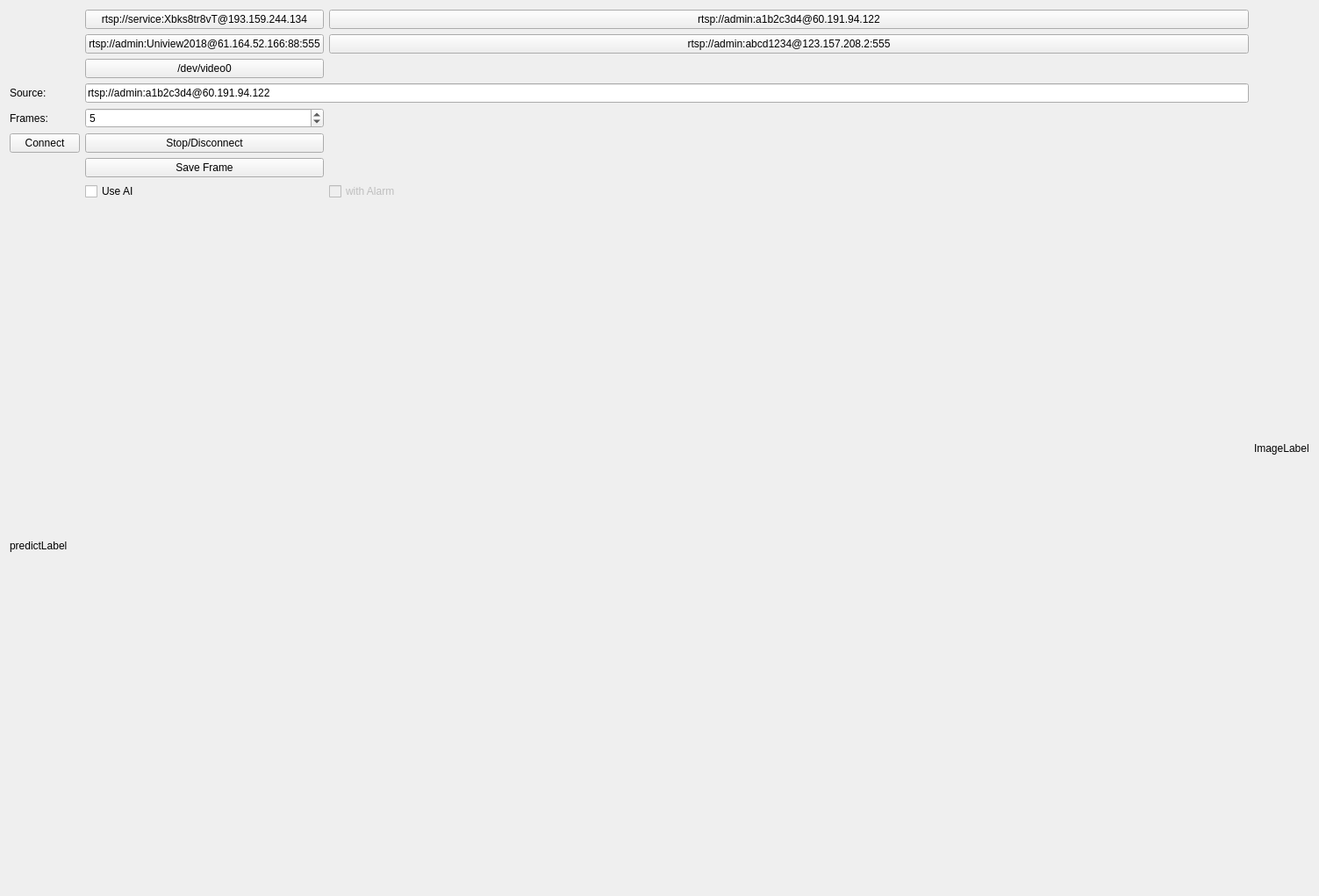
<?xml version="1.0" encoding="UTF-8"?>
<ui version="4.0">
 <class>VideoStream</class>
 <widget class="QWidget" name="VideoStream">
  <property name="geometry">
   <rect>
    <x>0</x>
    <y>0</y>
    <width>1503</width>
    <height>1021</height>
   </rect>
  </property>
  <property name="windowTitle">
   <string>Form</string>
  </property>
  <layout class="QGridLayout" name="gridLayout_4">
   <item row="0" column="2">
    <widget class="QLabel" name="imageLabel">
     <property name="text">
      <string>ImageLabel</string>
     </property>
    </widget>
   </item>
   <item row="0" column="1">
    <layout class="QGridLayout" name="gridLayout">
     <item row="0" column="0">
      <layout class="QGridLayout" name="gridLayout_2">
       <item row="0" column="1">
        <widget class="QPushButton" name="pushButton">
         <property name="text">
          <string>rtsp://service:Xbks8tr8vT@193.159.244.134</string>
         </property>
        </widget>
       </item>
       <item row="2" column="1">
        <widget class="QPushButton" name="pushButton_5">
         <property name="text">
          <string>/dev/video0</string>
         </property>
        </widget>
       </item>
       <item row="11" column="0" colspan="3">
        <widget class="QLabel" name="predictLabel">
         <property name="text">
          <string>predictLabel</string>
         </property>
        </widget>
       </item>
       <item row="7" column="1">
        <widget class="QPushButton" name="stopButton">
         <property name="text">
          <string>Stop/Disconnect</string>
         </property>
        </widget>
       </item>
       <item row="1" column="2">
        <widget class="QPushButton" name="pushButton_4">
         <property name="text">
          <string>rtsp://admin:abcd1234@123.157.208.2:555</string>
         </property>
        </widget>
       </item>
       <item row="1" column="1">
        <widget class="QPushButton" name="pushButton_3">
         <property name="text">
          <string>rtsp://admin:Uniview2018@61.164.52.166:88:555</string>
         </property>
        </widget>
       </item>
       <item row="4" column="2">
        <spacer name="horizontalSpacer">
         <property name="orientation">
          <enum>Qt::Horizontal</enum>
         </property>
         <property name="sizeHint" stdset="0">
          <size>
           <width>40</width>
           <height>20</height>
          </size>
         </property>
        </spacer>
       </item>
       <item row="7" column="0">
        <widget class="QPushButton" name="connectButton">
         <property name="text">
          <string>Connect</string>
         </property>
        </widget>
       </item>
       <item row="0" column="2">
        <widget class="QPushButton" name="pushButton_2">
         <property name="text">
          <string>rtsp://admin:a1b2c3d4@60.191.94.122</string>
         </property>
        </widget>
       </item>
       <item row="4" column="0">
        <widget class="QLabel" name="label_2">
         <property name="text">
          <string>Frames:</string>
         </property>
        </widget>
       </item>
       <item row="3" column="1" colspan="2">
        <widget class="QLineEdit" name="sourceLineEdit">
         <property name="text">
          <string>rtsp://admin:a1b2c3d4@60.191.94.122</string>
         </property>
        </widget>
       </item>
       <item row="8" column="1">
        <widget class="QPushButton" name="saveButton">
         <property name="text">
          <string>Save Frame</string>
         </property>
        </widget>
       </item>
       <item row="4" column="1">
        <widget class="QSpinBox" name="fpsSpinBox">
         <property name="minimum">
          <number>1</number>
         </property>
         <property name="maximum">
          <number>80</number>
         </property>
         <property name="value">
          <number>5</number>
         </property>
        </widget>
       </item>
       <item row="3" column="0">
        <widget class="QLabel" name="label">
         <property name="text">
          <string>Source:</string>
         </property>
        </widget>
       </item>
       <item row="10" column="1">
        <widget class="QCheckBox" name="aiCheckBox">
         <property name="text">
          <string>Use AI</string>
         </property>
        </widget>
       </item>
       <item row="10" column="2">
        <widget class="QCheckBox" name="alarmCheckBox">
         <property name="enabled">
          <bool>false</bool>
         </property>
         <property name="text">
          <string>with Alarm</string>
         </property>
        </widget>
       </item>
      </layout>
     </item>
    </layout>
   </item>
   <item row="0" column="3">
    <layout class="QHBoxLayout" name="horizontalLayout_2"/>
   </item>
  </layout>
 </widget>
 <resources/>
 <connections>
  <connection>
   <sender>aiCheckBox</sender>
   <signal>toggled(bool)</signal>
   <receiver>alarmCheckBox</receiver>
   <slot>setEnabled(bool)</slot>
   <hints>
    <hint type="sourcelabel">
     <x>229</x>
     <y>413</y>
    </hint>
    <hint type="destinationlabel">
     <x>859</x>
     <y>417</y>
    </hint>
   </hints>
  </connection>
 </connections>
</ui>
